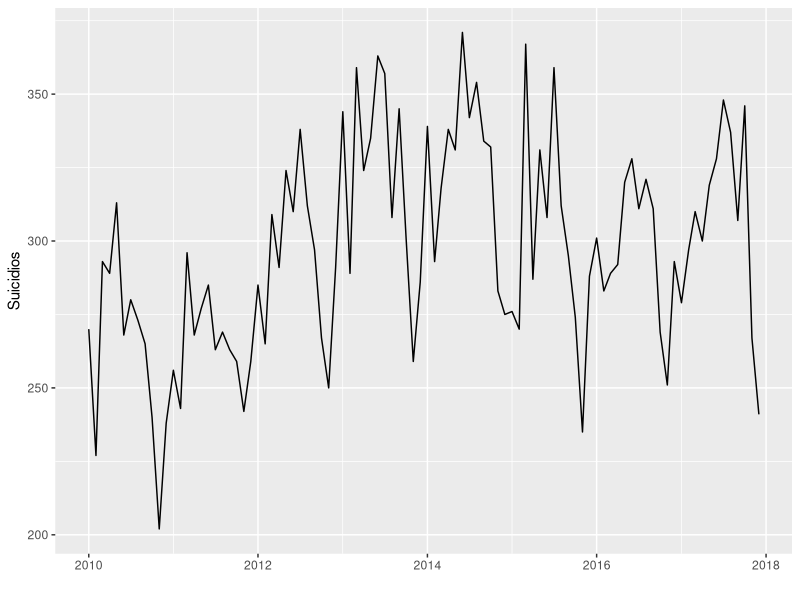
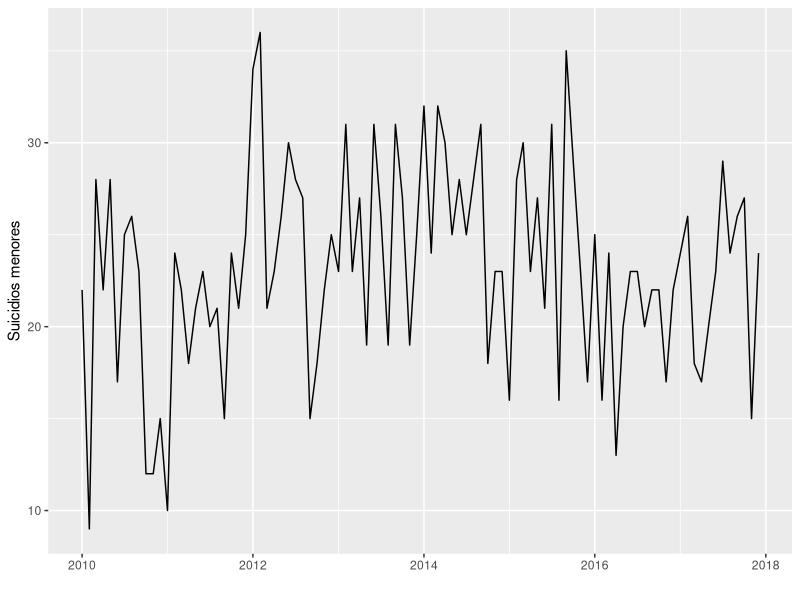
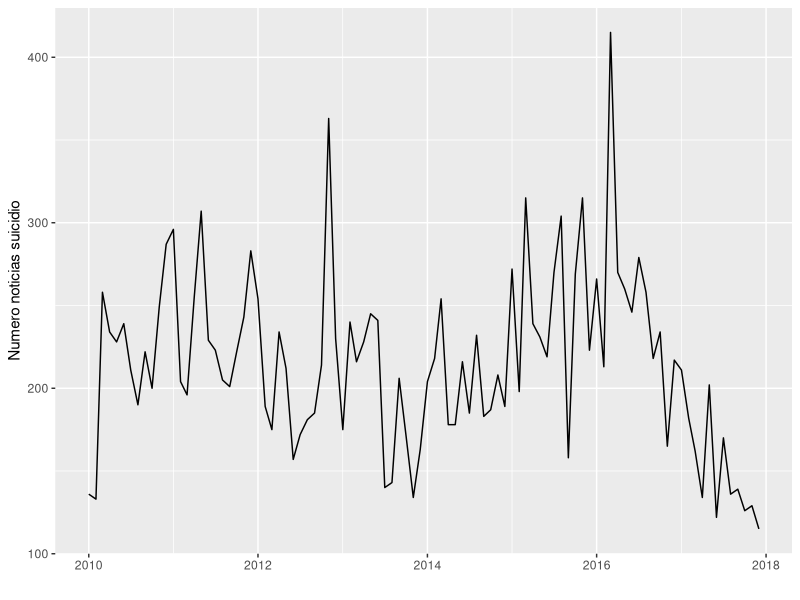
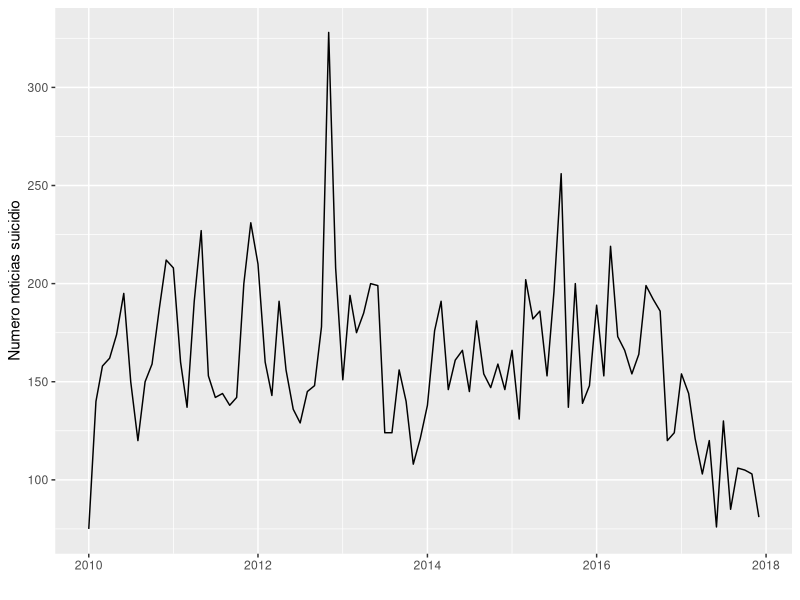

Write R code to recreate these figures, in order.
setwd("/home/hugojose.bello/Documentos/git_repos/news-scrapers/data-tunning-scripts/plot-time-series-data")
ine_data <- read.csv("procesado_suicidio_edad_ambos_hasta_2010.csv",  header=TRUE, sep=";")
scraping_data <- read.csv("scraped_news_suicide_data_sorted_2017_2010.csv",  header=TRUE, sep=";")
scraping_data_filtered <- read.csv("scraped_news_suicide_data_sorted_2017_2010_filtrado.csv",  header=TRUE, sep=";")

# Installation
# install.packages('ggplot2')
# Loading
library(ggplot2)
#ine_data$month_code<- as.Date(ine_data$month_code , "%Y/%m/%d")
#install.packages('lubridate')
library(lubridate)
ine_data$month_code <- ymd(ine_data$month_code)
scraping_data$month_code <- ymd(scraping_data$month_code)
scraping_data_filtered$month_code <- ymd(scraping_data_filtered$month_code)

ggplot(ine_data, aes(month_code, todas_edades)) + geom_line() + xlab("") + ylab("Suicidios")
ggplot(ine_data, aes(month_code, de_15_a_29)) + geom_line() + xlab("") + ylab("Suicidios menores")

ggplot(scraping_data, aes(month_code, number_of_suicide_news)) + geom_line() + xlab("") + ylab("Numero noticias suicidio")
ggplot(scraping_data_filtered, aes(month_code, number_of_suicide_news)) + geom_line() + xlab("") + ylab("Numero noticias suicidio")
